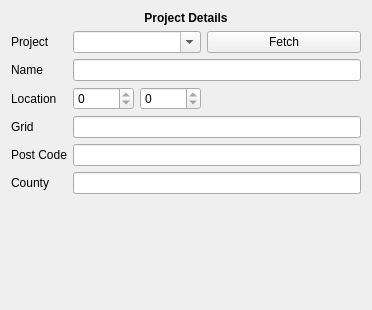
<?xml version="1.0" encoding="UTF-8"?>
<ui version="4.0">
 <class>ProjectWidget</class>
 <widget class="QWidget" name="ProjectWidget">
  <property name="geometry">
   <rect>
    <x>0</x>
    <y>0</y>
    <width>365</width>
    <height>310</height>
   </rect>
  </property>
  <property name="windowTitle">
   <string>Form</string>
  </property>
  <layout class="QGridLayout" name="gridLayout">
   <item row="7" column="0" colspan="4">
    <spacer name="verticalSpacer">
     <property name="orientation">
      <enum>Qt::Vertical</enum>
     </property>
     <property name="sizeHint" stdset="0">
      <size>
       <width>350</width>
       <height>41</height>
      </size>
     </property>
    </spacer>
   </item>
   <item row="2" column="1" colspan="3">
    <widget class="QLineEdit" name="lineEdit">
     <property name="readOnly">
      <bool>true</bool>
     </property>
    </widget>
   </item>
   <item row="1" column="1" colspan="2">
    <widget class="QComboBox" name="comboBox">
     <property name="editable">
      <bool>true</bool>
     </property>
    </widget>
   </item>
   <item row="4" column="1" colspan="3">
    <widget class="QLineEdit" name="lineEdit_2">
     <property name="readOnly">
      <bool>true</bool>
     </property>
    </widget>
   </item>
   <item row="1" column="3">
    <widget class="QPushButton" name="pushButton">
     <property name="text">
      <string>Fetch</string>
     </property>
    </widget>
   </item>
   <item row="4" column="0">
    <widget class="QLabel" name="label_4">
     <property name="text">
      <string>Grid</string>
     </property>
    </widget>
   </item>
   <item row="3" column="0">
    <widget class="QLabel" name="label_2">
     <property name="text">
      <string>Location</string>
     </property>
    </widget>
   </item>
   <item row="1" column="0">
    <widget class="QLabel" name="label_5">
     <property name="text">
      <string>Project</string>
     </property>
    </widget>
   </item>
   <item row="6" column="0">
    <widget class="QLabel" name="label_3">
     <property name="text">
      <string>County</string>
     </property>
    </widget>
   </item>
   <item row="2" column="0">
    <widget class="QLabel" name="label">
     <property name="text">
      <string>Name</string>
     </property>
    </widget>
   </item>
   <item row="6" column="1" colspan="3">
    <widget class="QLineEdit" name="lineEdit_3">
     <property name="readOnly">
      <bool>true</bool>
     </property>
    </widget>
   </item>
   <item row="3" column="1">
    <widget class="QSpinBox" name="spinBox">
     <property name="readOnly">
      <bool>true</bool>
     </property>
     <property name="maximum">
      <number>99999</number>
     </property>
    </widget>
   </item>
   <item row="0" column="0" colspan="4">
    <widget class="QLabel" name="titleLabel">
     <property name="font">
      <font>
       <weight>75</weight>
       <bold>true</bold>
      </font>
     </property>
     <property name="text">
      <string>Project Details</string>
     </property>
     <property name="alignment">
      <set>Qt::AlignCenter</set>
     </property>
    </widget>
   </item>
   <item row="3" column="2">
    <widget class="QSpinBox" name="spinBox_2">
     <property name="readOnly">
      <bool>true</bool>
     </property>
     <property name="maximum">
      <number>99999</number>
     </property>
    </widget>
   </item>
   <item row="3" column="3">
    <spacer name="horizontalSpacer">
     <property name="orientation">
      <enum>Qt::Horizontal</enum>
     </property>
     <property name="sizeHint" stdset="0">
      <size>
       <width>40</width>
       <height>20</height>
      </size>
     </property>
    </spacer>
   </item>
   <item row="5" column="1" colspan="3">
    <widget class="QLineEdit" name="lineEdit_4">
     <property name="readOnly">
      <bool>true</bool>
     </property>
    </widget>
   </item>
   <item row="5" column="0">
    <widget class="QLabel" name="label_6">
     <property name="text">
      <string>Post Code</string>
     </property>
    </widget>
   </item>
  </layout>
 </widget>
 <resources/>
 <connections/>
</ui>
